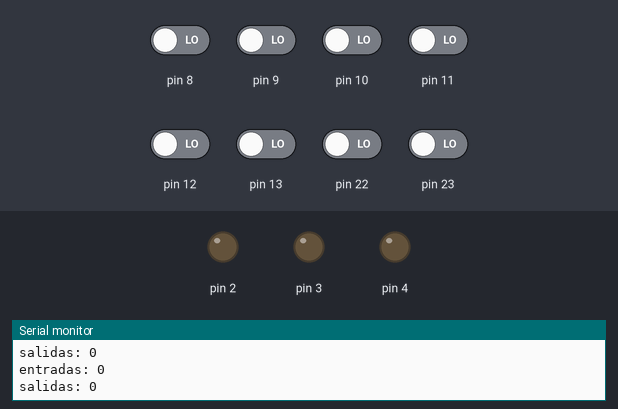
A sketch run on a simulated Arduino Uno, built with avr-gcc and run on an emulated ATmega328P. Shown: output pins drawn as LEDs (lit = HIGH), the last lines printed to the serial monitor. Inputs (shaded band) come from the test bench; at power-on: pin 8–13, pin 22, pin 23 LOW.

Above: at 1.2 s.
1.3 s: pin 8 driven HIGH
At 1.9 s:
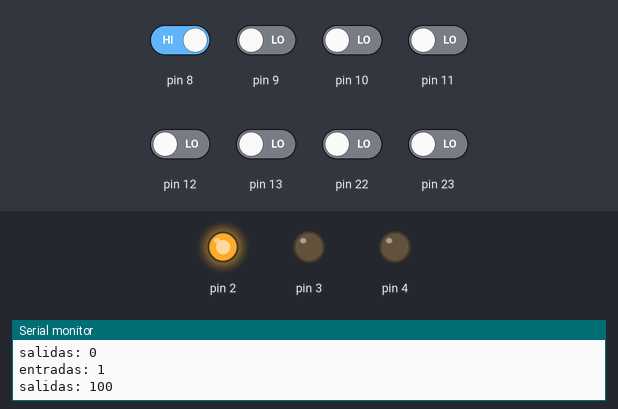
2.8 s: pin 9 driven HIGH
At 4.0 s:
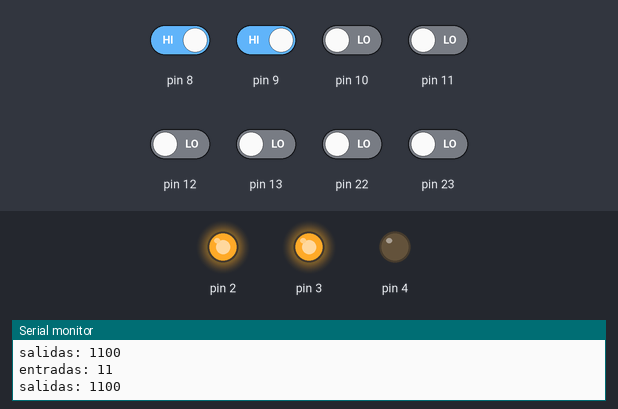
4.3 s: pin 10 driven HIGH
At 5.3 s:
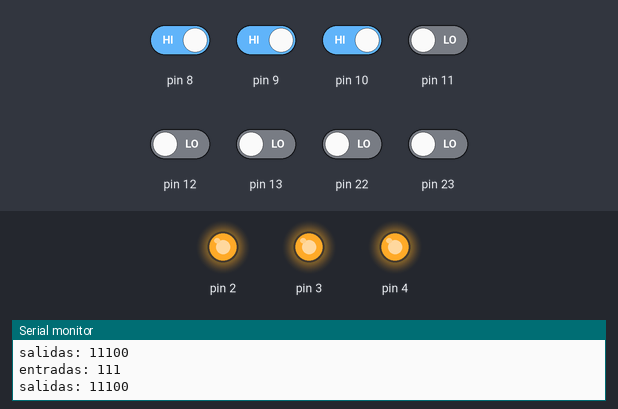
5.8 s: pin 8 driven LOW
At 6.5 s:
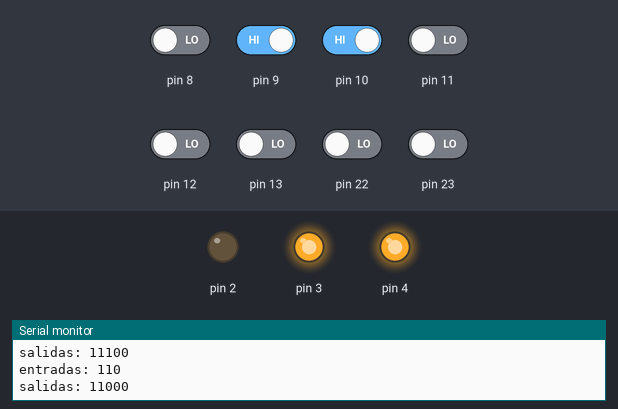
7.3 s: pin 9 driven LOW
At 7.6 s:
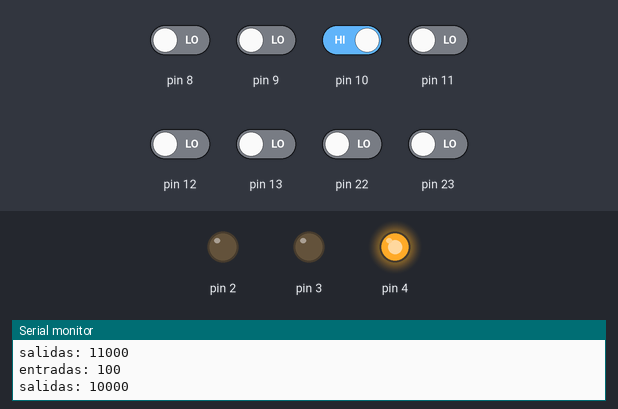
8.8 s: pin 8 driven HIGH
At 10.0 s:
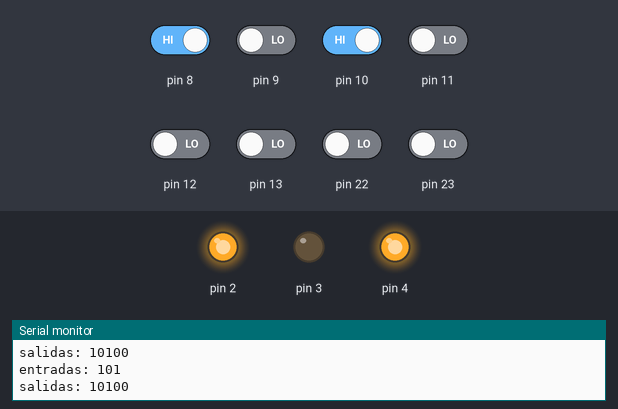
Timing chart, 0 to 11.3 s (numbered marks = the images above; inputs shaded):
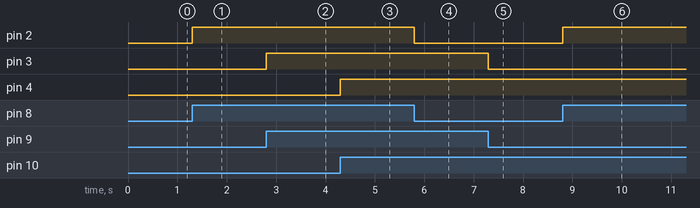

The sketch:

ej1.ino
```cpp
void setup() {
  Serial.begin(9600);
  DDRD = 0b00011100;
  DDRB = 0b00000000;
}

void loop() {
  static unsigned long printTime = 500;
  static unsigned long lastPrint = 0;
  PORTD = (PORTD & 0b11100011) | ((PINB << 2) & 0b00011100);
  if (millis() - lastPrint >= printTime){
    Serial.print("entradas: ");
    Serial.println(PINB,BIN);
    Serial.print("salidas: ");
    Serial.println(PORTD,BIN);
    lastPrint=millis();
  }
}
```

Measured:
- after the input at 1.3 s, pin 2: LOW → HIGH at once
- after the input at 2.8 s, pin 3: LOW → HIGH at once
- after the input at 4.3 s, pin 4: LOW → HIGH at once
- after the input at 5.8 s, pin 2: HIGH → LOW at once
- after the input at 7.3 s, pin 3: HIGH → LOW at once
- after the input at 8.8 s, pin 2: LOW → HIGH at once
